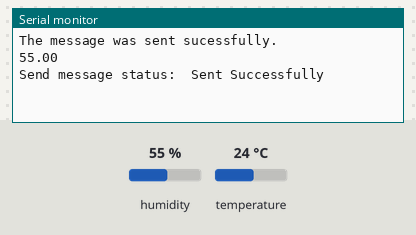
The sketch below on a simulated ESP32. Shown: the last lines printed to the serial monitor. The inputs (shaded band) are chosen by the test bench; at power-on: humidity 55 %, temperature 24 °C. A WiFi scan finds three made-up networks.

Above: at 3.2 s.
3.3 s: humidity set to 22 %
At 5.6 s:
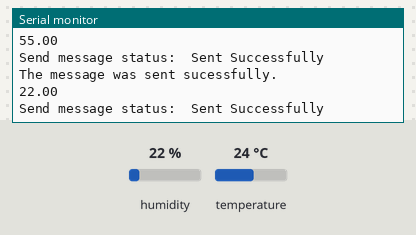
7.1 s: humidity set to 40 %
At 8.8 s:
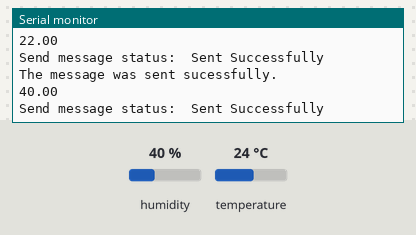
Timing chart, 0 to 10.3 s (numbered marks = the images above; inputs shaded):
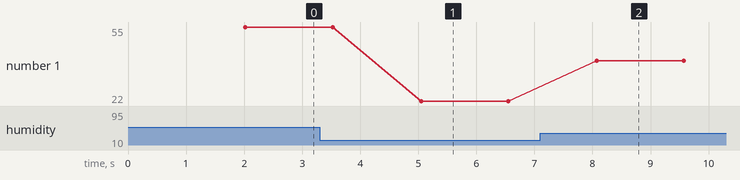

The sketch:

MASTER.ino
```cpp
/*
  Daniel Carrasco
  This and more tutorials at https://www.electrosoftcloud.com/
*/
#include <esp_now.h>
#include <esp_wifi.h>
#include <WiFi.h>
#include <DHT.h>

#define DHTPIN 4
#define DHTTYPE DHT11
DHT dht(DHTPIN,DHTTYPE);

// Set the SLAVE MAC Address
uint8_t slaveAddress[] = {0x94, 0xB5, 0x55, 0x3F, 0x87, 0xE4};

esp_now_peer_info_t slaveInfo;
// Insert your SSID
constexpr char WIFI_SSID[] = "Muhammad Haiqal's Vivo";
// Structure to keep the temperature and humidity data from a DHT sensor
typedef struct temp_humidity {
  float temperature;
  float humidity;
};
// Create a struct_message called myData
temp_humidity dhtData;
// Callback to have a track of sent messages
void OnSent(const uint8_t *mac_addr, esp_now_send_status_t status) {
  Serial.print("\r\nSend message status:\t");
  Serial.println(status == ESP_NOW_SEND_SUCCESS ? "Sent Successfully" : "Sent Failed");
}
int32_t getWiFiChannel(const char *ssid) {
  if (int32_t n = WiFi.scanNetworks()) {
      for (uint8_t i=0; i<n; i++) {
          if (!strcmp(ssid, WiFi.SSID(i).c_str())) {
              Serial.println(WiFi.channel(i));
              return WiFi.channel(i);
          }
      }
  }
  return 0;
}


void setup() {
  // Init Serial Monitor
  Serial.begin(115200);
  dht.begin();

  // Set device as a Wi-Fi Station
  WiFi.mode(WIFI_STA);
  int32_t channel = getWiFiChannel(WIFI_SSID);
  esp_wifi_set_channel(channel, WIFI_SECOND_CHAN_NONE);
  // Init ESP-NOW
  if (esp_now_init() != ESP_OK) {
    Serial.println("There was an error initializing ESP-NOW");
    return;
  }
  // We will register the callback function to respond to the event
  esp_now_register_send_cb(OnSent);

  // Register the slave

  memcpy(slaveInfo.peer_addr, slaveAddress, 6);
  slaveInfo.channel = 0;
  slaveInfo.encrypt = false;

  // Add slave
  if (esp_now_add_peer(&slaveInfo) != ESP_OK){
    Serial.println("There was an error registering the slave");
    return;
  }
}
void loop() {
  // Set values to send
  // To simplify the code, we will just set two floats and I'll send it
  dhtData.temperature = (dht.readTemperature());
  dhtData.humidity = (dht.readHumidity());
  // Is time to send the messsage via ESP-NOW
  esp_err_t result = esp_now_send(slaveAddress, (uint8_t *) &dhtData, sizeof(dhtData));

  if (result == ESP_OK) {
    Serial.println("The message was sent sucessfully.");
    Serial.println(dht.readHumidity());
  }
  else {
    Serial.println("There was an error sending the message.");
  }
  delay(1500);
}
```

Measured:
- after the input at 3.3 s, the serial monitor: prints a new line after 1.7 s (image 1)
- after the input at 7.1 s, the serial monitor: prints a new line after 0.97 s (image 2)
- plotted number 1: 55 → 22 after the input at 3.3 s, 22 → 40 after the input at 7.1 s
